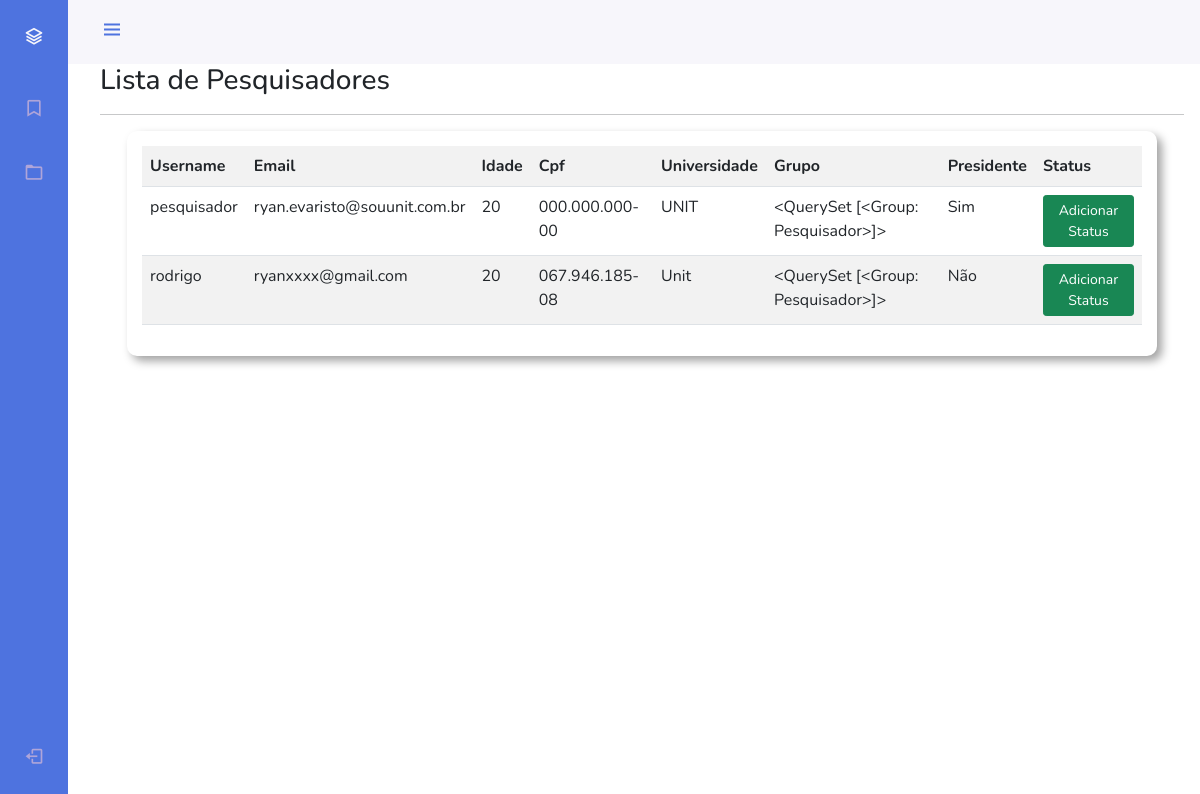
Screenshot of /listar/presidente/ (signed in) with the database file from the repository.
### Pesquisador/models.py (models this page shows)
class User(AbstractUser):
    nome = models.CharField("Nome: ",max_length=200,null=True, blank=True)
    email = models.EmailField(max_length=100,null=True, blank=True)
    idade = models.CharField(max_length=3,null=True, blank=True)
    cpf = models.CharField(max_length=14 ,verbose_name='CPF',null=True,blank=True)
    universidade = models.CharField(max_length=100,null=True)
    is_avaliador = models.BooleanField("É Avaliador ?",default=True, null=True)
    is_presidente = models.BooleanField('É presidente ?', default=True)

### administrador/views.py (the view)
# urls.py: path('listar/presidente/', views.PesquisadorList.as_view(),name="pesqList"),
class PesquisadorList(ListView):
    model = User
    template_name = 'administrador/presidente/lista-pesquisador.html'
    def get_queryset(self):
        return User.objects.filter(groups=5)

### template/administrador/presidente/lista-pesquisador.html (shortened to what this page needs)
{% extends 'model-page.html'%}
{% load static %}
{% load crispy_forms_tags %}
{% block conteudo %}
{% if request.user.groups.all.0.name == "Administrador" %}
<link rel="stylesheet" href="{% static 'css/section.css' %}">
<h3>Lista de Pesquisadores</h3>
<hr>
<section style="margin-top: 10px;">
    <div class="table-responsive">
        <table class="table table-striped">
            <tr>
                <th>Username</th>
                <th>Email</th>
                <th>Idade</th>
                <th>Cpf</th>
                <th>Universidade</th>
                <th>Grupo</th>
                <th>Presidente</th>
                <th>Status</th>
            </tr>
            {% for pesquisador in object_list %}
            <tr>
                <td>{{ pesquisador.username }}</td>
                <td>{{ pesquisador.email }}</td>
                <td>{{ pesquisador.idade }}</td>
                <td>{{ pesquisador.cpf }}</td>
                <td>{{ pesquisador.universidade }}</td>
                <td>{{ pesquisador.groups.all }}</td>
                {% if pesquisador.is_presidente == False %}
                    <td>Não</td>
                {% else %}
                    <td>Sim</td>
                {% endif %}
                <td>
                    <a href="{% url 'pesqUpdate' pesquisador.pk %}" class="btn btn-success btn-sm">Adicionar Status</a>
                </td>
            </tr>
            {% empty %}
            <tr>
                <td colspan="5">Nenhum Pesquisador registrado.</td>
            </tr>
            {% endfor %}
        </table>
    </div>
</section>
{% else %}
    <a href="{% url 'logout' %}" class="btn btn-primary" >Logout</a>
    <hr>
    <h2>Você não tem permissão por favor faça o login como secretária</h2>
{% endif %}
{% endblock %}

### static/css/styles.css (style rules this page uses)
:root { --header-height: 3rem; --nav-width: 68px; --first-color: #4e73df; --first-color-light: #AFA5D9; --white-color: #F7F6FB; --body-font: 'Nunito', sans-serif; --normal-font-size: 1rem; --z-fixed: 100; }
*,::before,::after { box-sizing: border-box; }
body { position: relative; margin: var(--header-height) 0 0 0; padding: 0 1rem; font-family: var(--body-font); font-size: var(--normal-font-size); transition: .5s; }
a { text-decoration: none; }
@media screen and (min-width: 768px) { body { margin: calc(var(--header-height) + 1rem) 0 0 0; padding-left: calc(var(--nav-width) + 2rem); } }

### static/css/section.css (style rules this page uses)
section { background: white; width: 95%; padding: 15px; border-radius: 10px; margin: auto; box-shadow: 5px 5px 10px rgba(0, 0, 0, 0.37); }

### template/administrador/presidente/lista-pesquisador.html (style rules this page uses)
.table-responsive { width: 100%; }

### rows the page displays
User: username "pesquisador", email "ryan.evaristo@souunit.com.br", idade "20", cpf "000.000.000-00", universidade "UNIT", groups.all "<QuerySet [<Group: Pesquisador>]>", is_presidente "Sim"
User: username "rodrigo", email "ryanxxxx@gmail.com", idade "20", cpf "067.946.185-08", universidade "Unit", groups.all "<QuerySet [<Group: Pesquisador>]>", is_presidente "Não"
